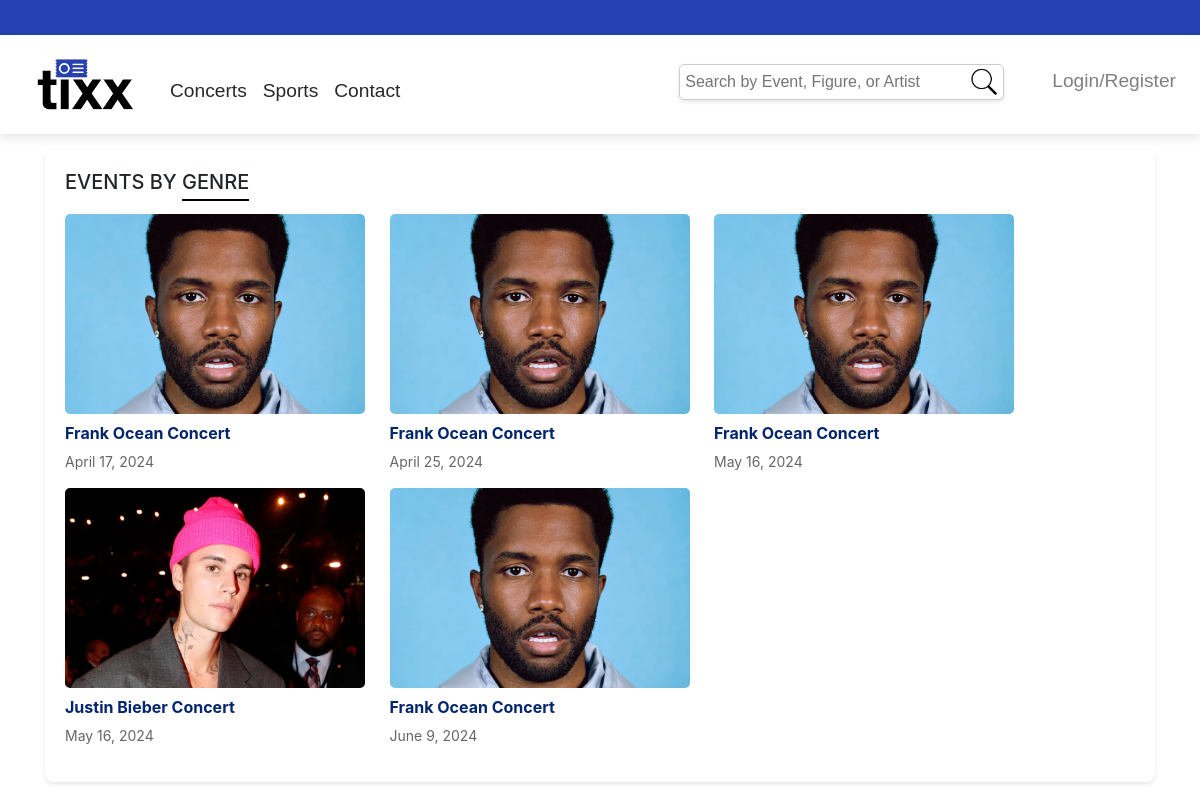
Page /filtered_events/Pop/ on the earlier database version.
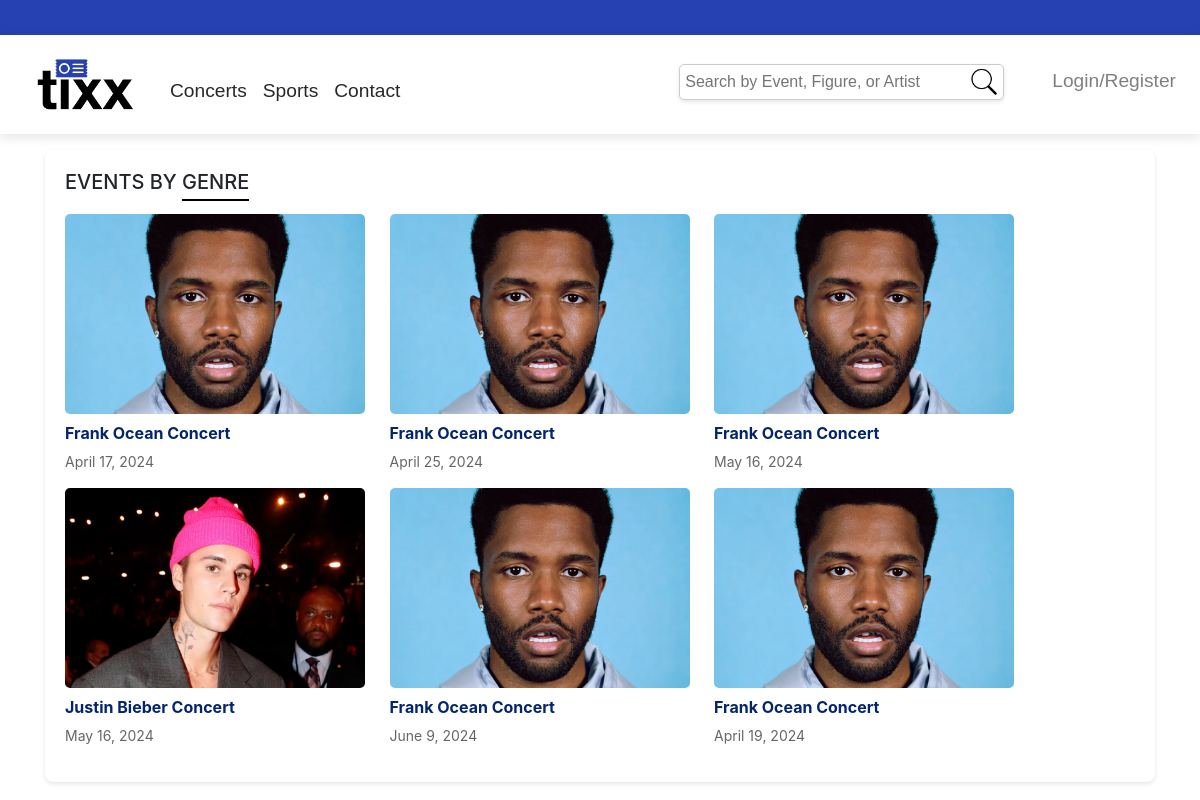
Same page on the later database version.
### tixx/models.py (models this page shows, shortened)
class Event(models.Model):
    eventName = models.CharField(max_length=100)
    eventDate = models.DateField()
    eventTime = models.TimeField(default='12:00')
    eventId = models.AutoField(primary_key=True)
    eventLocation = models.CharField(max_length=100)
    eventDescription = models.CharField(max_length=250)
    eventStatus = models.CharField(max_length=10)
    eventGenre = models.CharField(max_length=100, default="none")
    eventImage = models.ImageField(upload_to='event_images/', null=True, blank=True)
    arenaId = models.ForeignKey(Arena,on_delete=models.SET_NULL, null=True)
    adminCheck = models.BooleanField(default=False)
    isRejected = models.BooleanField(default=False)
    figureId = models.ForeignKey(Figure, on_delete=models.SET_NULL, null=True)
    organiser = models.ForeignKey('tixx.User', on_delete=models.CASCADE, related_name='events',  null=True)

class Figure(models.Model):
    figureName = models.CharField(max_length=100, unique=True)
    figureGenre = models.CharField(max_length=100)
    figurePicture = models.ImageField(upload_to='figure_images/', null=True, blank=True)
    carouselImage = models.ImageField(upload_to='carousel_images/', null=True, blank=True)
    figureAbout = models.CharField(max_length=2000, blank=True)

### tixx/views.py (the view)
# urls.py: path('filtered_events/<slug:eventGenre>/', views.filtered_events, name='filtered_events'),
def filtered_events(request, eventGenre):
    filtered_events = Event.objects.filter(eventGenre=eventGenre)
    return render(request, 'filtered_events.html', {'filtered_events': filtered_events})

### tixx/templates/filtered_events.html (shortened to what this page needs)
{% extends 'base.html' %}
{% load static %}
{% block content %}
<link rel="stylesheet" type="text/css" href="{% static 'css/filtered_events.css' %}">
<div class="content-container">
    <div class="container mt-3">
        <div class="sf-container">
            <h2>EVENTS BY <span class="underline">GENRE</span></h2>
            <div class="figure-grid">
                {% for event in filtered_events %}
                    <div class="figure-card">
                        <a href="{% url 'ticket_selection' event.eventId %}">
                            <img src="{{ event.figureId.figurePicture.url }}" class="figure-image" alt="{{ event.eventName }}">
                            <div class="caption">
                                <h5 class="figure-title">{{ event.eventName }}</h5>
                                <p class="figure-genre">{{ event.eventDate }}</p>
                            </div>
                        </a>
                    </div>
                {% empty %}
                    <h4>No events found.</h4>
                {% endfor %}
            </div>
        </div>
    </div>
</div>
{% endblock %}

### tixx/templates/base.html (shortened to what this page needs)
<!DOCTYPE html>
{% load static %}
{% load recentlytag %}
<html lang="en">
<head>
    <link rel="stylesheet" href="https://stackpath.bootstrapcdn.com/bootstrap/4.3.1/css/bootstrap.min.css">
    <link rel="stylesheet" href="{% static 'css/base.css' %}">
</head>
<body>
    <div class="horizontal-space"></div>
    <nav class="navbar navbar-expand-lg navbar-light">
        <a class="navbar-brand" href="{% url 'home' %}"><img src="{% static 'images/tixx.png' %}"></a>
        <div class="collapse navbar-collapse">
            <ul class="navbar-nav mr-auto">
                {% if not request.user.is_authenticated or not request.user.isOrganiser %}
                <li class="nav-item dropdown">
                    <a class="nav-link dropdown-toggle concerts" href="#" id="navbarDropdownConcerts" role="button" data-toggle="dropdown" aria-haspopup="true" aria-expanded="false">
                        Concerts
                    </a>
                </li>
                <li class="nav-item dropdown">
                    <a class="nav-link dropdown-toggle sports" href="#" id="navbarDropdownSports" role="button" data-toggle="dropdown" aria-haspopup="true" aria-expanded="false">
                        Sports
                    </a>
                    {% endif %}
                </li>
                <li class="nav-item">
                    <a class="nav-link contact" href="#">Contact</a>
                </li>
            </ul>
            <ul class="navbar-nav ml-auto login-register">
                    <form action="{% url 'search_results' %}" method="get" class="navbar-custom-search">
                        <input type="text" name="searchQuery" class="search-input" placeholder="Search by Event, Figure, or Artist" aria-label="Search">
                        <a type="submit" class="search-icon-button" aria-label="Submit Search">
                            <img src="{% static 'icons/search.png' %}" alt="Search Icon" class="search-icon">
                        </a>
                    </form>
                    {% if request.user.is_authenticated %}
                        {% if request.user.userProfilePicture %}
                            <li class="nav-item">
                                <img src="{{ request.user.userProfilePicture.url }}" class="profile-picture">
                            </li>
                        {% endif %}
                        <li class="nav-item">
                            <a id="accountLink" class="nav-link" href="javascript:void(0)" onclick="openSidebar()">My Account</a>
                        </li>
                        {% if request.user.isOrganiser %}
                            {% if request.user.organiserProfilePicture %}
                                <li class="nav-item">
                                    <img src="{{ request.user.organiserProfilePicture.url }}" class="profile-picture">
                                </li>
                            {% endif %}
                        {% endif %}
                    {% else %}
                        <li class="nav-item">
                            <a class="nav-link" href="{% url 'login' %}">Login/Register</a>
                        </li>
                    {% endif %}
                </ul>
    </nav>
        {% block content %}
        {% endblock %}
</body>
</html>

### tixx/static/css/base.css (style rules this page uses)
.navbar-custom-search { position: relative; width: 315px; margin-top: 1%; margin-right: 50px; }
.navbar-custom-search input.search-input { width: 325px; padding: 5px; padding-right: 40px; font-family: 'arial', sans-serif; transition: none !important; }
.navbar-custom-search input.search-input::placeholder { font-family: 'arial', sans-serif; font-weight: 100; }
.search-input { border: 1px solid #ccc; border-radius: 5px; padding: 8px; box-shadow: 0 2px 4px rgba(0, 0, 0, 0.1); transition: none !important; }
.navbar-custom-search img.search-icon { position: absolute; top: 30%; right: -5px; transform: translateY(-50%); cursor: pointer; width: 30px; }
.nav-item { transition: transform 0.3s ease; }
.nav-link.concerts::after { display: none !important; }
.nav-link.sports::after { display: none !important; }
.nav-link.concerts, .nav-link.sports, .nav-link.contact, .nav-link.login-register { color: #28282B !important; }
.navbar-nav { margin-top: 15px; color: black; }
.nav-link { color: black; }
.nav-item { font-family: 'arial-bold', sans-serif; font-size: larger; }
.horizontal-space { height: 35px; width: auto; background-color: #2541B2; }
.navbar { box-shadow: 0px 4px 10px rgba(0, 0, 0, 0.1); background-color: #FFFFFF !important; }
.navbar-custom-search { border: none !important; }
.navbar-brand img { max-width: 100px; height: auto; padding: 0; margin: 10px; margin-left:20px; }
.ml-auto, .mx-auto { margin-left: 0 !important; }
.search-input::placeholder { font-size: 16px; }

### tixx/static/css/filtered_events.css (style rules this page uses)
.sf-container h2 { font-size: 20px; margin-bottom: 20px; }
.sf-container h2 .underline { border-bottom: 2px solid #000; padding-bottom: 5px; }
.figure-image { width: 100%; height: 200px; object-fit: cover; border-radius: 5px; transition: transform 0.3s ease-in-out; overflow: hidden; }
.figure-card a { text-decoration: none; color: #03256C; }
.figure-card { display: inline-block; margin-right: 20px; width: 300px; height: auto; border-radius: 5px; position: relative; overflow: visible; }
.caption { margin-top: 10px; }
.figure-title { font-size: 16px; font-weight: bold; }
.figure-genre { font-size: 14px; color: #666; }
.sf-container, .rf-container { background-color: #ffffff; box-shadow: 0px 2px 4px rgba(0, 0, 0, 0.1); padding: 20px; margin-bottom: 20px; border-radius: 8px; }

Differences in the rows shown:
added Event: figureId.figurePicture (picture), eventName "Frank Ocean Concert", eventDate "April 19, 2024"
